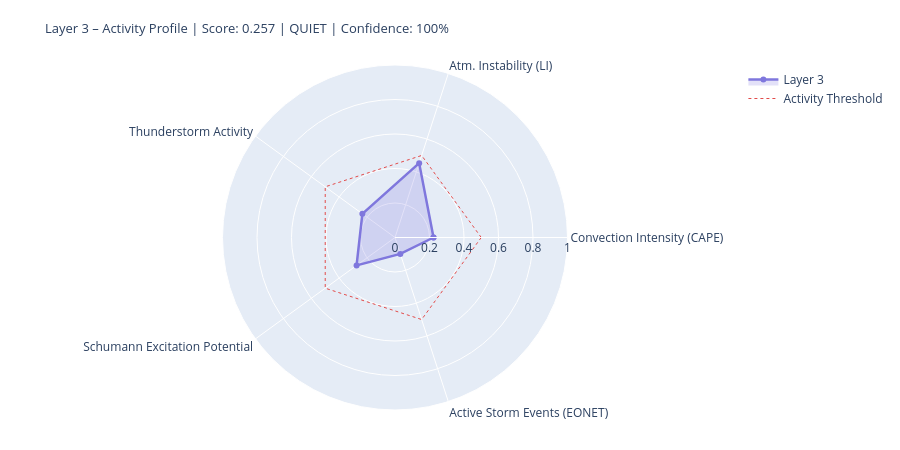

The notebook cell saved with this chart:
### Markdown cell above
---
## 4. State Assessment & Handoff to Layer 4/5

### Code cell
# ============================================================
# LAYER-3-SCORE
# Five dynamic components
# ============================================================

def norm(v, lo, hi):
    if v is None or (isinstance(v, float) and math.isnan(v)): return None
    return round(max(0.0, min(1.0, (v - lo) / (hi - lo))), 4)

# --- 1) Convection intensity (global CAPE mean) ---
cape_mean = df_atm['cape'].dropna().mean() if not df_atm.empty else None
conv_score = norm(cape_mean, 0, 3000)
conv_src   = 'primary' if cape_mean is not None else 'missing'

# --- 2) Atmospheric instability (LI mean) ---
li_mean   = df_atm['li'].dropna().mean() if not df_atm.empty else None
# Negative LI = unstable → higher score
instab_score = norm(-li_mean if li_mean is not None else None, -6, 6)
instab_src   = 'primary' if li_mean is not None else 'missing'

# --- 3) Thunderstorm activity (mean thunder score + WMO count) ---
thunder_mean = df_atm['thunder_score'].mean() if not df_atm.empty else None
n_thunder    = int(df_atm['thunderstorm'].sum()) if not df_atm.empty else 0
thunder_score_val = norm(
    (thunder_mean or 0) * 0.7 + n_thunder * 0.1, 0, 1.0
) if thunder_mean is not None else None
thunder_src = 'primary'

# --- 4) Schumann excitation potential (weighted Schumann contribution) ---
schumann_pot = df_atm['schumann_contribution'].mean() if not df_atm.empty else None
# Boosted by Layer-2 thunderstorm trigger
if schumann_pot is not None and l2_thunder:
    schumann_pot = min(1.0, schumann_pot * 1.2)
schumann_score = norm(schumann_pot, 0, 1.0) if schumann_pot is not None else None
schumann_src   = 'derived'

# --- 5) Storm activity (NASA EONET) ---
# Distinction: None = data not loaded, 0.0 = loaded but no events
storm_score = None
storm_src   = 'missing'
if raw.get('storms') is not None:          # API reached successfully
    storm_score = norm(len(storm_events), 0, 30) if storm_events else 0.0
    storm_src   = 'primary'

# X-Ray and Kp: context only, not in dynamic score
# (X-Ray = Layer-0/4 driver; Kp = geomagnetic index, not a lightning proxy)
xray_context = None
if raw.get('xray'):
    df_xc = pd.DataFrame(raw['xray'])
    fc = next((c for c in df_xc.columns
               if any(k in c.lower() for k in ['flux','long']) and 'time' not in c.lower()),
              df_xc.columns[1])
    df_xc[fc] = pd.to_numeric(df_xc[fc], errors='coerce')
    xray_last = df_xc[fc].dropna().iloc[-1] if not df_xc[fc].dropna().empty else None
    if xray_last:
        xray_class = ('X' if xray_last>=1e-4 else 'M' if xray_last>=1e-5
                      else 'C' if xray_last>=1e-6 else 'B')
        xray_context = {'flux': float(xray_last), 'class': xray_class}
        print(f'X-Ray context: {xray_class}-class ({xray_last:.2e} W/m²)')

# --- Aggregate ---
COMPONENTS = {
    'Convection Intensity (CAPE)':  {'score': conv_score,       'source': conv_src,    'dynamic': True},
    'Atm. Instability (LI)':         {'score': instab_score,     'source': instab_src,  'dynamic': True},
    'Thunderstorm Activity':              {'score': thunder_score_val, 'source': thunder_src, 'dynamic': True},
    'Schumann Excitation Potential':   {'score': schumann_score,   'source': schumann_src,'dynamic': True},
    'Active Storm Events (EONET)': {'score': storm_score,      'source': storm_src,   'dynamic': True},
}

available   = {k: v['score'] for k, v in COMPONENTS.items() if v['score'] is not None}
unavailable = [k for k, v in COMPONENTS.items() if v['score'] is None]
layer3_score = round(sum(available.values()) / len(available), 4) if available else None
confidence   = round(len(available) / len(COMPONENTS), 2)
level = ('unknown' if layer3_score is None
         else 'quiet'   if layer3_score < 0.3
         else 'moderate' if layer3_score < 0.6
         else 'active')
dominant_l3 = max(available, key=available.get) if available else 'none'

# --- Ausgabe ---
W = 68
print('=' * W)
print('LAYER 3 – ATMOSPHERE / WEATHER / THUNDERSTORMS – STATE ASSESSMENT')
print('=' * W)
for name, comp in COMPONENTS.items():
    s = comp['score']
    if s is not None:
        bar = '█' * int(s * 20) + '░' * (20 - int(s * 20))
        print(f'  {name:<36} {bar}  {s:.3f}  [{comp["source"]}]')
    else:
        print(f'  {name:<36} {"─" * 20}  n/a   [missing]')
print('-' * W)
print(f'  Score:        {layer3_score:.3f}  ({len(available)}/{len(COMPONENTS)} components)')
print(f'  Confidence:   {confidence:.0%}')
print(f'  Level:        {level.upper()}')
print(f'  Dominant:     {dominant_l3}')
print(f'  CAPE mean:    {cape_mean:.0f} J/kg' if cape_mean else '  CAPE mean:    n/a')
print(f'  LI mean:      {li_mean:.1f} K' if li_mean is not None else '  LI mean:      n/a')
print(f'  Thunderstorms:{n_thunder} points (WMO)  +  {len(storm_events)} NASA EONET')
print('=' * W)

# Radar
cats   = list(available.keys())
vals_r = list(available.values())
if len(cats) >= 3:
    fig = go.Figure()
    fig.add_trace(go.Scatterpolar(
        r=vals_r + [vals_r[0]], theta=cats + [cats[0]],
        fill='toself', fillcolor='rgba(127,119,221,0.22)',
        line=dict(color='#7F77DD', width=2.5), name='Layer 3'
    ))
    fig.add_trace(go.Scatterpolar(
        r=[0.5] * (len(cats)+1), theta=cats + [cats[0]],
        line=dict(color='#E24B4A', dash='dot', width=1),
        mode='lines', name='Activity Threshold'
    ))
    fig.update_layout(
        title=dict(
            text=f'Layer 3 – Activity Profile | Score: {layer3_score:.3f} | {level.upper()} | Confidence: {confidence:.0%}',
            font=dict(size=13)
        ),
        polar=dict(radialaxis=dict(visible=True, range=[0, 1])),
        height=450, showlegend=True,
        margin=dict(l=60, r=60, t=65, b=40)
    )
    fig.show()

### Figure 1 — Plotly figure (JSON) as saved in the notebook; plotly's stock layout.template omitted (floating-point values rounded to 4 significant figures)
{"data": [{"fill": "toself", "fillcolor": "rgba(127,119,221,0.22)", "line": {"color": "#7F77DD", "width": 2.5}, "name": "Layer 3", "r": [0.2233, 0.4533, 0.2338, 0.2754, 0.1, 0.2233], "theta": ["Convection Intensity (CAPE)", "Atm. Instability (LI)", "Thunderstorm Activity", "Schumann Excitation Potential", "Active Storm Events (EONET)", "Convection Intensity (CAPE)"], "type": "scatterpolar"}, {"line": {"color": "#E24B4A", "dash": "dot", "width": 1}, "mode": "lines", "name": "Activity Threshold", "r": [0.5, 0.5, 0.5, 0.5, 0.5, 0.5], "theta": ["Convection Intensity (CAPE)", "Atm. Instability (LI)", "Thunderstorm Activity", "Schumann Excitation Potential", "Active Storm Events (EONET)", "Convection Intensity (CAPE)"], "type": "scatterpolar"}], "layout": {"height": 450, "margin": {"b": 40, "l": 60, "r": 60, "t": 65}, "polar": {"radialaxis": {"range": [0, 1], "visible": true}}, "showlegend": true, "title": {"font": {"size": 13}, "text": "Layer 3 – Activity Profile | Score: 0.257 | QUIET | Confidence: 100%"}}}
